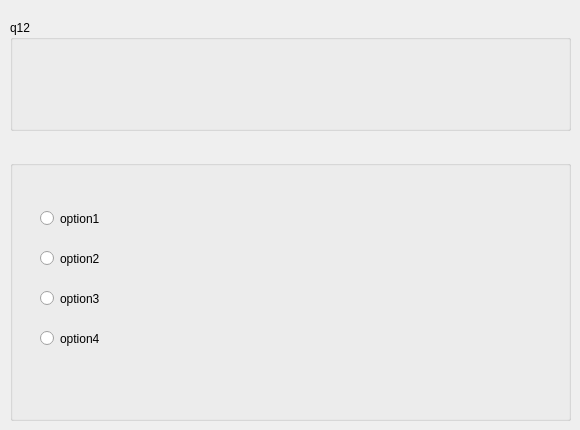
    <widget class="QWidget" name="page_12">
     <widget class="QGroupBox" name="groupBox_19">
      <property name="geometry">
       <rect>
        <x>10</x>
        <y>160</y>
        <width>561</width>
        <height>261</height>
       </rect>
      </property>
      <property name="title">
       <string/>
      </property>
      <widget class="QRadioButton" name="option1_11">
       <property name="geometry">
        <rect>
         <x>30</x>
         <y>50</y>
         <width>82</width>
         <height>17</height>
        </rect>
       </property>
       <property name="text">
        <string>option1</string>
       </property>
      </widget>
      <widget class="QRadioButton" name="option2_11">
       <property name="geometry">
        <rect>
         <x>30</x>
         <y>90</y>
         <width>82</width>
         <height>17</height>
        </rect>
       </property>
       <property name="text">
        <string>option2</string>
       </property>
      </widget>
      <widget class="QRadioButton" name="option3_11">
       <property name="geometry">
        <rect>
         <x>30</x>
         <y>130</y>
         <width>82</width>
         <height>17</height>
        </rect>
       </property>
       <property name="text">
        <string>option3</string>
       </property>
      </widget>
      <widget class="QRadioButton" name="option4_11">
       <property name="geometry">
        <rect>
         <x>30</x>
         <y>170</y>
         <width>82</width>
         <height>17</height>
        </rect>
       </property>
       <property name="text">
        <string>option4</string>
       </property>
      </widget>
      <widget class="QLabel" name="answer1_11">
       <property name="geometry">
        <rect>
         <x>40</x>
         <y>70</y>
         <width>47</width>
         <height>13</height>
        </rect>
       </property>
       <property name="text">
        <string/>
       </property>
      </widget>
      <widget class="QLabel" name="answer2_11">
       <property name="geometry">
        <rect>
         <x>40</x>
         <y>190</y>
         <width>47</width>
         <height>13</height>
        </rect>
       </property>
       <property name="text">
        <string/>
       </property>
      </widget>
      <widget class="QLabel" name="answer3_11">
       <property name="geometry">
        <rect>
         <x>40</x>
         <y>150</y>
         <width>47</width>
         <height>13</height>
        </rect>
       </property>
       <property name="text">
        <string/>
       </property>
      </widget>
      <widget class="QLabel" name="answer4_11">
       <property name="geometry">
        <rect>
         <x>40</x>
         <y>110</y>
         <width>47</width>
         <height>13</height>
        </rect>
       </property>
       <property name="text">
        <string/>
       </property>
      </widget>
     </widget>
     <widget class="QGroupBox" name="groupBox_32">
      <property name="geometry">
       <rect>
        <x>10</x>
        <y>20</y>
        <width>561</width>
        <height>111</height>
       </rect>
      </property>
      <property name="title">
       <string>q12</string>
      </property>
      <widget class="QLabel" name="questionLabel_14">
       <property name="geometry">
        <rect>
         <x>10</x>
         <y>10</y>
         <width>541</width>
         <height>91</height>
        </rect>
       </property>
       <property name="text">
        <string/>
       </property>
      </widget>
     </widget>
    </widget>
